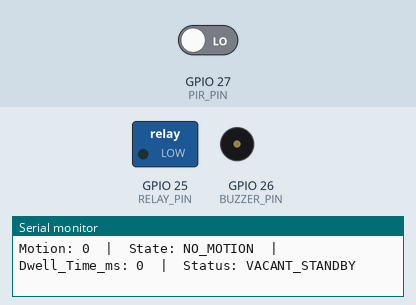
Simulated run of this sketch. Board: ESP32. Parts: switched loads named in the sketch (green lamp = pin HIGH), buzzer (waves = sounding, pin HIGH), the last lines printed to the serial monitor. The test bench sets the inputs (shaded band); at power-on: GPIO 27 (PIR_PIN) LOW.

Above: at 5.3 s.
5.4 s: GPIO 27 (PIR_PIN) driven HIGH
At 6.2 s:
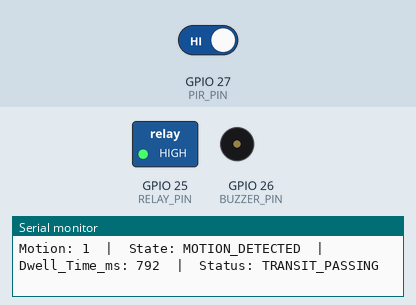
6.9 s: GPIO 27 (PIR_PIN) driven LOW
At 7.3 s:
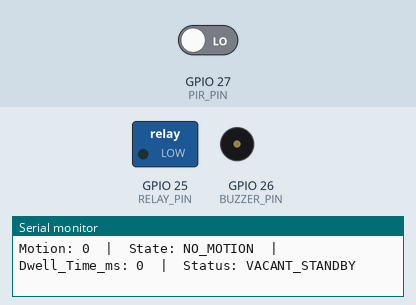
Timing chart, 0 to 9.9 s (numbered marks = the images above; inputs shaded):
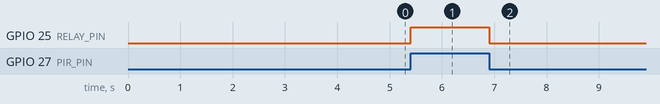

The sketch:

motion-sensor.ino
```cpp
/*
  ============================================================
  DataSciensPro Kit — HC-SR501 / AM312 PIR Motion Detector
  ESP32 | Pin GPIO 27 (Digital Input) | Baud: 9600
  ============================================================
  Monitors infrared movement, measures active dwell duration,
  and streams formatted telemetry for time-series Python analysis.
  ============================================================
*/

const int PIR_PIN = 27;     // PIR digital signal on GPIO 27
const int RELAY_PIN = 25;   // Automated lighting relay output
const int BUZZER_PIN = 26;  // Security alert buzzer output

int lastMotionState = LOW;
unsigned long motionStartTime = 0;
unsigned long dwellDuration = 0;
unsigned long lastTelemetryTime = 0;
const unsigned long TELEMETRY_INTERVAL = 1000; // 1Hz telemetry

void setup() {
  Serial.begin(9600);
  pinMode(PIR_PIN, INPUT);
  pinMode(RELAY_PIN, OUTPUT);
  pinMode(BUZZER_PIN, OUTPUT);
  digitalWrite(RELAY_PIN, LOW);
  digitalWrite(BUZZER_PIN, LOW);

  delay(1000);
  Serial.println("==================================================");
  Serial.println("  DataSciensPro Kit: PIR Motion Telemetry Stream  ");
  Serial.println("  Sensor: HC-SR501 / AM312  |  ESP32 GPIO 27      ");
  Serial.println("==================================================");
  Serial.println("Initializing PIR warm-up (3 seconds)...");
  delay(3000);
  Serial.println("Sensor Ready. Streaming telemetry...");
}

void loop() {
  int currentMotion = digitalRead(PIR_PIN);
  unsigned long now = millis();

  // State change edge detection
  if (currentMotion == HIGH && lastMotionState == LOW) {
    motionStartTime = now;
    digitalWrite(RELAY_PIN, HIGH); // Turn on smart room lights
  } else if (currentMotion == LOW && lastMotionState == HIGH) {
    digitalWrite(RELAY_PIN, LOW);
    digitalWrite(BUZZER_PIN, LOW);
    dwellDuration = 0;
  }

  if (currentMotion == HIGH) {
    dwellDuration = now - motionStartTime;
  } else {
    dwellDuration = 0;
  }

  lastMotionState = currentMotion;

  // Stream structured serial telemetry
  if (now - lastTelemetryTime >= TELEMETRY_INTERVAL) {
    lastTelemetryTime = now;

    String stateStr = (currentMotion == HIGH) ? "MOTION_DETECTED" : "NO_MOTION";
    String statusStr = "VACANT_STANDBY";

    if (currentMotion == HIGH) {
      if (dwellDuration > 6000) {
        statusStr = "CONTINUOUS_PRESENCE";
      } else if (dwellDuration > 2000) {
        statusStr = "ACTIVE_OCCUPANCY";
      } else {
        statusStr = "TRANSIT_PASSING";
      }
    }

    Serial.print("Motion: ");
    Serial.print(currentMotion);
    Serial.print("  |  State: ");
    Serial.print(stateStr);
    Serial.print("  |  Dwell_Time_ms: ");
    Serial.print(dwellDuration);
    Serial.print("  |  Status: ");
    Serial.println(statusStr);
  }
}
```

Measured:
- after the input at 5.4 s, GPIO 25 (RELAY_PIN): LOW → HIGH at once
- after the input at 6.9 s, GPIO 25 (RELAY_PIN): HIGH → LOW at once
